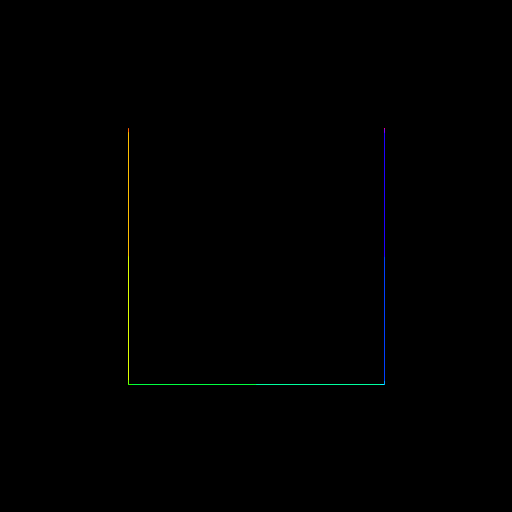
Frame 1 (no input)
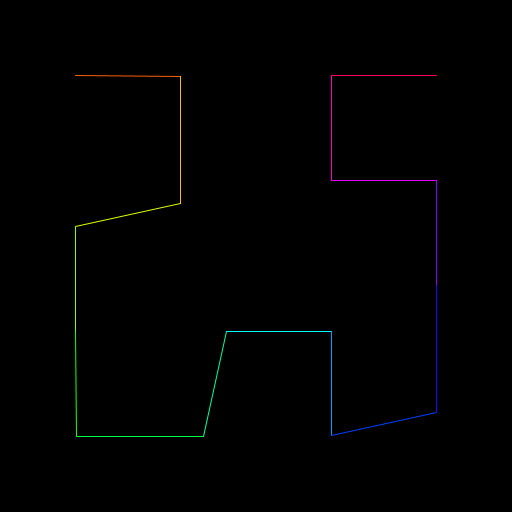
Frame 60 (the mouse pressed at the canvas centre just before this capture)
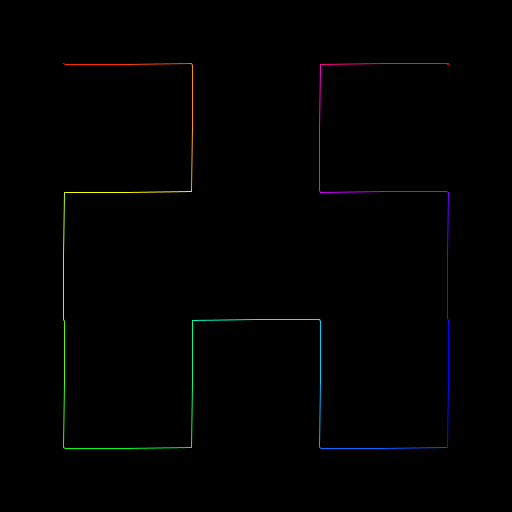
Frame 120 (the mouse held since frame 60 and released just before this capture)

The Processing sketch that drew these frames (run headless with seeded random() and noise(); from frame 60 on, the mouse is pressed at the canvas centre):

// Processing sketch: hilbertZoom
// ── hilbertZoom.pde
EasingFunctions ease=new EasingFunctions();
int orderMax = 8;

float order = 1;
float  N;
float total;

float n2;
float total2;

PVector[] path={};

PVector[] otherPath={};
PVector[] otherDest={};

float counter = 0;
float delta = 0.01;
float orderDelta = 1;

void setup() {
  size(512, 512);
  colorMode(HSB, 360, 255, 255,255);
  background(0);

  setupCurves(order, order + 1);
}

void draw() {
  background(0);

  stroke(255);
  strokeWeight(1);
  noFill();
  for (int i = 1; i < max(total, total2); i++) {
      float h = map(i, 0, otherPath.length, 0, 360);
      stroke(h, 255, 255);
      
      float c = counter;
      if(orderDelta < 0){c = 1.0 - c;}
  
      PVector  pointa = lerpvec(otherPath[i - 1], otherDest[i - 1], c);
      PVector  pointb = lerpvec(otherPath[i], otherDest[i], c);
  
      line(pointa.x, pointa.y, pointb.x, pointb.y);
  }
  counter += delta;
  if (counter > 1) {
    order += orderDelta;
    if (order > orderMax-1)
      orderDelta = -1;
    else if (order < 2)
      orderDelta = 1;
    else if(orderDelta > 0)
      setupCurves(order, order + 1);
    else
      setupCurves(order-1, order);
    counter = 0;

  }
  //endShape();


  // strokeWeight(4);
  // for (float i = 0; i < path.length; i++) {
  //  point(path[i].x, path[i].y);
  //  text(i, path[i].x+5, path[i].y);
  // }
}

void setupCurves(float fromOrder,float  toOrder) {
  N = int(pow(2, fromOrder));
  total = N * N;
  n2 = int(pow(2, toOrder));
  total2 = n2 * n2;
  
  path =new PVector[ceil(total)];
  otherPath =new PVector[ceil(total2)];
  otherDest = new PVector[ceil(total2)];
  
  for (int i = 0; i < total; i++) {
    path[i] = hilbert(i, fromOrder);
    float len = width / N;
    path[i].mult(len);
    path[i].add(len / 2, len / 2);
  }

  if (toOrder > fromOrder) {
    for (int i = 0; i < total2; ++i) {
     float thisAmount = (i / total2) * total;
      int thisIndex = floor(thisAmount);
      otherPath[i] = new PVector(path[thisIndex].x,path[thisIndex].y);

      int otherIndex = thisIndex + 1;
      if (otherIndex >= path.length)
        otherIndex = thisIndex;

      otherPath[i] = lerpvec(path[thisIndex], path[otherIndex], thisAmount - thisIndex);

      otherDest[i] = hilbert(i, toOrder);
      float len = width / n2;
      otherDest[i].mult(len);
      otherDest[i].add(len / 2, len / 2);
    }
  }
}



PVector lerpvec(PVector pa, PVector pb, float t) {
  float tt = ease.easeInOutQuint(t);
  PVector result= new PVector(pa.x,pa.y);
  result.x += (pb.x - pa.x) * tt;
  result.y += (pb.y - pa.y) * tt;
  return result;
}

// ── easee.pde

/*
 * Easing Functions - inspired from http://gizma.com/easing/
 * only considering the t value for the range [0, 1] => [0, 1]
 */

class EasingFunctions{
  int index;
  EasingFunctions(){
    this.index=1;
  }
  // no easing, no acceleration
  float linear(float t){return t; }
  // accelerating from zero velocity
  float easeInQuad(float t){ return t*t;}
  // decelerating to zero velocity
  float easeOutQuad(float t){ return t * (2 - t);}
  // acceleration until halfway, then deceleration
  float easeInOutQuad(float t){ if (t < 0.5){return 2 * t * t ;} else{ return -1 + (4 - 2 * t) * t;}}
  // accelerating from zero velocity 
  float easeInCubic(float t){ return t * t * t;}
  // decelerating to zero velocity 
  float easeOutCubic(float t){ return (t-1) * (t-1) * (t-1) + 1;}
  // acceleration until halfway, then deceleration 
 float  easeInOutCubic(float t){ if (t <0.5){return 4 * t * t * t; }else{return (t - 1) * (2 * t - 2) * (2 * t - 2) + 1;}}
  // accelerating from zero velocity 
  float easeInQuart(float t){return t * t * t * t;}
  // decelerating to zero velocity 
  float easeOutQuart(float t){ return 1 - (t-1) * (t-1) * (t-1) *(t-1) ;}
  // acceleration until halfway, then deceleration
  float easeInOutQuart(float t){if( t < 0.5){return 8 * t * t * t * t ;} else{return 1 - 8 * (t-1) * (t-1) * (t-1) *(t-1) ;}}
  // accelerating from zero velocity
  float easeInQuint(float t){return t * t * t * t * t;}
  // decelerating to zero velocity
  float easeOutQuint(float t){return 1 + (t-1) * (t-1) * (t-1) *(t-1) * (t-1);}
  // acceleration until halfway, then deceleration 
  float easeInOutQuint(float t){if  (t < 0.5 ){return 16 * t * t * t * t * t;} else{return 1 + 16 * (t-1) * (t-1) * (t-1) *(t-1) * (t-1);}}
}


/* 
ES6 js arrow notation.
 EasingFunctions = {
  // no easing, no acceleration
  linear =: t=> t,
  // accelerating from zero velocity
  easeInQuad: t => t * t,
  // decelerating to zero velocity
  easeOutQuad: t => t * (2 - t),
  // acceleration until halfway, then deceleration
  easeInOutQuad: t => t < .5 ? 2 * t * t : -1 + (4 - 2 * t) * t,
  // accelerating from zero velocity 
  easeInCubic: t => t * t * t,
  // decelerating to zero velocity 
  easeOutCubic: t => (--t) * t * t + 1,
  // acceleration until halfway, then deceleration 
  easeInOutCubic: t => t < .5 ? 4 * t * t * t : (t - 1) * (2 * t - 2) * (2 * t - 2) + 1,
  // accelerating from zero velocity 
  easeInQuart: t => t * t * t * t,
  // decelerating to zero velocity 
  easeOutQuart: t => 1 - (--t) * t * t * t,
  // acceleration until halfway, then deceleration
  easeInOutQuart: t => t < .5 ? 8 * t * t * t * t : 1 - 8 * (--t) * t * t * t,
  // accelerating from zero velocity
  easeInQuint: t => t * t * t * t * t,
  // decelerating to zero velocity
  easeOutQuint: t => 1 + (--t) * t * t * t * t,
  // acceleration until halfway, then deceleration 
  easeInOutQuint: t => t < .5 ? 16 * t * t * t * t * t : 1 + 16 * (--t) * t * t * t * t
}
*/

// ── hilbertF.pde
PVector hilbert(int i, float o) {
  PVector[] points = {
    new PVector(0, 0),
    new PVector(0, 1),
    new PVector(1, 1),
    new PVector(1, 0)
  };

  int index = i & 3;
  PVector v = points[index];

  for (int  j = 1; j < o; j++) {
    i = i >>> 2;
    index = i & 3;
    float len = pow(2, j);
    if (index == 0) {
      float temp = v.x;
      v.x = v.y;
      v.y = temp;
    } else if (index == 1) {
      v.y += len;
    } else if (index == 2) {
      v.x += len;
      v.y += len;
    } else if (index == 3) {
      float temp = len - 1 - v.x;
      v.x = len - 1 - v.y;
      v.y = temp;
      v.x += len;
    }
  }
  return v;
}
